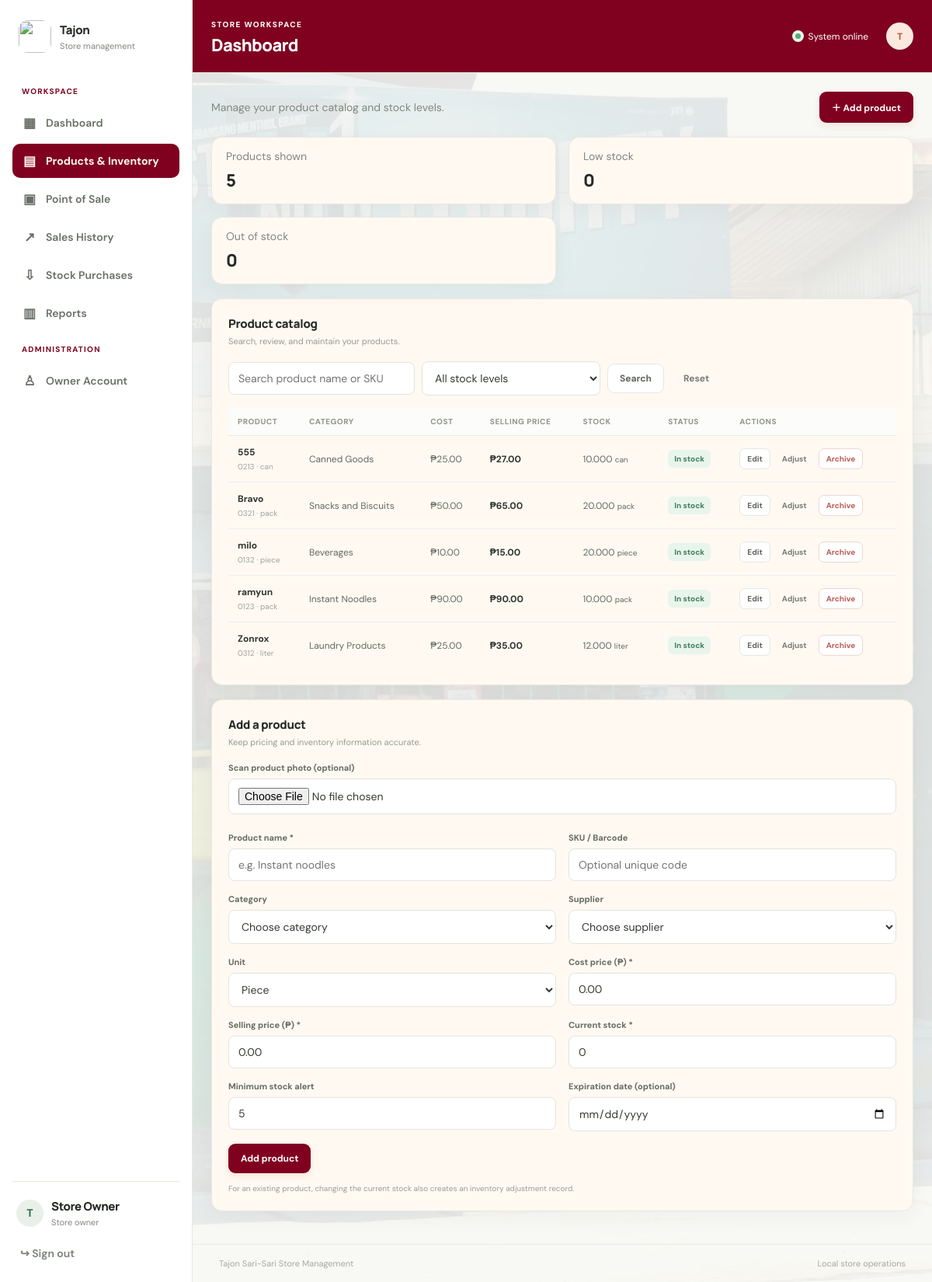
The page /products.php (signed in) on the database its author committed.
### tables this page shows
CREATE TABLE `products` (
  `id` int(10) UNSIGNED NOT NULL,
  `category_id` int(10) UNSIGNED DEFAULT NULL,
  `supplier_id` int(10) UNSIGNED DEFAULT NULL,
  `name` varchar(160) NOT NULL,
  `sku` varchar(80) DEFAULT NULL,
  `unit` varchar(30) NOT NULL DEFAULT 'piece',
  `cost_price` decimal(12,2) NOT NULL DEFAULT 0.00,
  `selling_price` decimal(12,2) NOT NULL DEFAULT 0.00,
  `stock_qty` decimal(12,3) NOT NULL DEFAULT 0.000,
  `min_stock` decimal(12,3) NOT NULL DEFAULT 5.000,
  `expiration_date` date DEFAULT NULL,
  `active` tinyint(1) NOT NULL DEFAULT 1,
  `created_at` timestamp NOT NULL DEFAULT current_timestamp(),
  `updated_at` timestamp NOT NULL DEFAULT current_timestamp() ON UPDATE current_timestamp()
);

CREATE TABLE `categories` (
  `id` int(10) UNSIGNED NOT NULL,
  `name` varchar(80) NOT NULL,
  `created_at` timestamp NOT NULL DEFAULT current_timestamp()
);

### includes/functions.php (called while the page is built, shortened)
<?php
function e(?string $value): string {
    return htmlspecialchars($value ?? '', ENT_QUOTES | ENT_SUBSTITUTE, 'UTF-8');
}
function money(float|int|string|null $amount): string {
    return '₱' . number_format((float)$amount, 2);
}

### products.php (the view, shortened to what this page needs)
<?php
require_once __DIR__ . '/includes/bootstrap.php';
$isAdmin = ($_SESSION['role'] ?? '') === 'admin';
$search = trim((string)($_GET['q'] ?? ''));
$sql = "SELECT p.*,c.name category_name,s.name supplier_name FROM products p LEFT JOIN categories c ON c.id=p.category_id LEFT JOIN agent s ON s.id=p.supplier_id WHERE p.active=1";
$args = [];
$sql .= ' ORDER BY p.name LIMIT 500';
$stmt = $pdo->prepare($sql);
$stmt->execute($args);
$products = $stmt->fetchAll();
$edit = null;
require __DIR__ . '/includes/header.php';
?>
<div class="page-toolbar">
    <div>
        <p class="muted no-margin">Manage your product catalog and stock levels.</p>
    </div>
    <button class="btn primary" type="button" onclick="document.getElementById('productForm').scrollIntoView({behavior:'smooth'});">＋ Add product</button>
</div>
<div class="stats-grid compact-stats">
    <article class="stat-card">
        <span class="muted">Products shown</span>
        <strong><?= count($products) ?></strong>
    </article>
    <article class="stat-card">
        <span class="muted">Low stock</span>
        <strong><?= (int)$pdo->query('SELECT COUNT(*) FROM products WHERE active=1 AND stock_qty<=min_stock')->fetchColumn() ?></strong>
    </article>
    <article class="stat-card">
        <span class="muted">Out of stock</span>
        <strong><?= (int)$pdo->query('SELECT COUNT(*) FROM products WHERE active=1 AND stock_qty<=0')->fetchColumn() ?></strong>
    </article>
</div>
<div class="panel">
    <div class="panel-heading">
        <div>
            <h3>Product catalog</h3>
            <p>Search, review, and maintain your products.</p>
        </div>
    </div>
    <form class="filter-bar" method="get">
        <input name="q" value="<?= e($search) ?>" placeholder="Search product name or SKU">
        <select name="stock">
            <option value="">All stock levels</option>
        </select>
        <button class="btn secondary" type="submit">Search</button>
        <a class="btn ghost" href="products.php">Reset</a>
    </form>
    <div class="table-wrap">
        <table>
            <thead>
                <tr>
                    <th>Product</th>
                    <th>Category</th>
                    <th>Cost</th>
                    <th>Selling price</th>
                    <th>Stock</th>
                    <th>Status</th>
                    <th>Actions</th>
                </tr>
            </thead>
            <tbody>
                <?php foreach ($products as $p): $low = (float)$p['stock_qty'] <= (float)$p['min_stock']; ?>
                    <tr>
                        <td>
                            <strong><?= e($p['name']) ?></strong>
                            <small class="table-sub"><?= e($p['sku'] ?? 'No SKU') ?> · <?= e($p['unit']) ?></small>
                        </td>
                        <td><?= e($p['category_name'] ?? 'Uncategorized') ?></td>
                        <td><?= money($p['cost_price']) ?></td>
                        <td><strong><?= money($p['selling_price']) ?></strong></td>
                        <td><?= e((string)$p['stock_qty']) ?> <small><?= e($p['unit']) ?></small></td>
                        <td>
                            <span class="badge <?= (float)$p['stock_qty'] <= 0 ? 'danger' : ($low ? 'warning' : 'success') ?>">
                                <?= (float)$p['stock_qty'] <= 0 ? 'Out of stock' : ($low ? 'Low stock' : 'In stock') ?>
                            </span>
                        </td>
                        <td>
                            <div class="action-group">
                                <a class="btn small secondary" href="products.php?edit=<?= (int)$p['id'] ?>#productForm">Edit</a>
                                <button class="btn small ghost" type="button" onclick="document.getElementById('adjust-<?= (int)$p['id'] ?>').showModal()">Adjust</button>
                                <?php if ($isAdmin): ?>
                                    <form method="post" onsubmit="return confirm('Archive this product? It will no longer appear in active inventory.')" class="inline-form">
                                        <button class="btn small danger-outline" type="submit">Archive</button>
                                    </form>
                                <?php endif; ?>
                            </div>
                        </td>
                    </tr>
                <?php endforeach; ?>
            </tbody>
        </table>
    </div>
</div>
<div class="panel form-panel" id="productForm">
    <div class="panel-heading">
        <div>
            <h3><?= $edit ? 'Edit product' : 'Add a product' ?></h3>
            <p>Keep pricing and inventory information accurate.</p>
        </div>
    </div>
    <form method="post" class="form-grid">
        <?php if (!$edit): ?>
            <div class="field" style="grid-column: 1 / -1;">
                <label for="productPhoto">Scan product photo (optional)</label>
                <input type="file" id="productPhoto" accept="image/jpeg,image/png">
            </div>
        <?php endif; ?>
        <div class="field">
            <label>Product name *</label>
            <input name="name" required maxlength="160" value="<?= e($edit['name'] ?? '') ?>" placeholder="e.g. Instant noodles">
        </div>
        <div class="field">
            <label>SKU / Barcode</label>
            <input name="sku" maxlength="80" value="<?= e($edit['sku'] ?? '') ?>" placeholder="Optional unique code">
        </div>
        <div class="field">
            <label>Category</label>
            <select name="category_id">
                <option value="">Choose category</option>
            </select>
        </div>
        <div class="field">
            <label>Supplier</label>
            <select name="supplier_id">
                <option value="">Choose supplier</option>
            </select>
        </div>
        <div class="field">
            <label>Unit</label>
            <select name="unit">
                <?php foreach (['piece', 'pack', 'bottle', 'can', 'sachet', 'box', 'kg', 'gram', 'liter', 'bundle'] as $u): ?>
                    <option value="<?= $u ?>" <?= ($edit['unit'] ?? 'piece') === $u ? 'selected' : '' ?>><?= ucfirst($u) ?></option>
                <?php endforeach; ?>
            </select>
        </div>
        <div class="field">
            <label>Cost price (₱) *</label>
            <input type="number" name="cost_price" min="0" step="0.01" required value="<?= e((string)($edit['cost_price'] ?? '0.00')) ?>">
        </div>
        <div class="field">
            <label>Selling price (₱) *</label>
            <input type="number" name="selling_price" min="0" step="0.01" required value="<?= e((string)($edit['selling_price'] ?? '0.00')) ?>">
        </div>
        <div class="field">
            <label>Current stock *</label>
            <input type="number" name="stock_qty" min="0" step="0.001" required value="<?= e((string)($edit['stock_qty'] ?? '0')) ?>">
        </div>
        <div class="field">
            <label>Minimum stock alert</label>
            <input type="number" name="min_stock" min="0" step="0.001" value="<?= e((string)($edit['min_stock'] ?? '5')) ?>">
        </div>
        <div class="field">
            <label>Expiration date (optional)</label>
            <input type="date" name="expiration_date" value="<?= e($edit['expiration_date'] ?? '') ?>">
        </div>
        <div class="field field-action">
            <button class="btn primary" type="submit"><?= $edit ? 'Save changes' : 'Add product' ?></button>
        </div>
    </form>
    <p class="form-help">For an existing product, changing the current stock also creates an inventory adjustment record.</p>
</div>
<?php require __DIR__ . '/includes/footer.php'; ?>

### includes/header.php (shortened to what this page needs)
<?php
$currentPage = basename($_SERVER['PHP_SELF']);
?>
<!doctype html>
<html lang="en">
<head>
  <link rel="stylesheet" href="assets/css/style.css">
</head>
<body>
<div class="app-shell">
  <aside class="sidebar" id="sidebar">
    <a class="brand" href="index.php">
      <img src="assets/images/store-icon.jpg" alt="">
      <span><strong>Tajon</strong><small>Store management</small></span>
    </a>
    <nav class="nav-menu">
      <span class="nav-label">WORKSPACE</span>
      <a class="<?= $currentPage === 'index.php' ? 'active' : '' ?>" href="index.php"><span>▦</span> Dashboard</a>
      <a class="<?= $currentPage === 'products.php' ? 'active' : '' ?>" href="products.php"><span>▤</span> Products &amp; Inventory</a>
      <a class="<?= $currentPage === 'pos.php' ? 'active' : '' ?>" href="pos.php"><span>▣</span> Point of Sale</a>
      <a class="<?= $currentPage === 'sales.php' ? 'active' : '' ?>" href="sales.php"><span>↗</span> Sales History</a>
      <a class="<?= $currentPage === 'purchases.php' ? 'active' : '' ?>" href="purchases.php"><span>⇩</span> Stock Purchases</a>
      <a class="<?= $currentPage === 'reports.php' ? 'active' : '' ?>" href="reports.php"><span>▥</span> Reports</a>
      <?php if (($_SESSION['role'] ?? '') === 'admin'): ?>
        <span class="nav-label">ADMINISTRATION</span>
        <a class="<?= $currentPage === 'users.php' ? 'active' : '' ?>" href="users.php"><span>♙</span> Owner Account</a>
      <?php endif; ?>
    </nav>
    <div class="sidebar-bottom">
      <div class="profile-mini">
        <span class="avatar">T</span>
        <span>
          <strong><?= e($_SESSION['name'] ?? 'User') ?></strong>
          <?php if (($_SESSION['role'] ?? '') === 'admin'): ?>
            <small>Store owner</small>
          <?php endif; ?>
        </span>
      </div>
      <a class="logout-link" href="logout.php">↪ Sign out</a>
    </div>
  </aside>
  <main class="main-area">
    <header class="topbar" style="background-color: #800020;">
      <div>
        <span class="eyebrow">STORE WORKSPACE</span>
        <h1>Dashboard</h1>
      </div>
      <div class="topbar-right">
        <span class="status-dot"></span>
        <span>System online</span>
        <span class="top-avatar">T</span>
      </div>
    </header>
     <div class="bg-layer">
    </div>
    <section class="page-content">

### includes/footer.php
    </section>
    <footer class="footer">Tajon Sari-Sari Store Management <span>Local store operations</span></footer>
  </main>
</div>
</body>
</html>

### rows shown on the page
products: name "555", sku "0213", unit "can", category.name "Canned Goods", cost_price "₱25.00", selling_price "₱27.00", stock_qty "10.000", min_stock "In stock"
products: name "Bravo", sku "0321", unit "pack", category.name "Snacks and Biscuits", cost_price "₱50.00", selling_price "₱65.00", stock_qty "20.000", min_stock "In stock"
products: name "milo", sku "0132", unit "piece", category.name "Beverages", cost_price "₱10.00", selling_price "₱15.00", stock_qty "20.000", min_stock "In stock"
products: name "ramyun", sku "0123", unit "pack", category.name "Instant Noodles", cost_price "₱90.00", selling_price "₱90.00", stock_qty "10.000", min_stock "In stock"
products: name "Zonrox", sku "0312", unit "liter", category.name "Laundry Products", cost_price "₱25.00", selling_price "₱35.00", stock_qty "12.000", min_stock "In stock"

### other values the page prints
$_SESSION['name'] "Store Owner"
count($products) "5"
form field unit "Piece"
